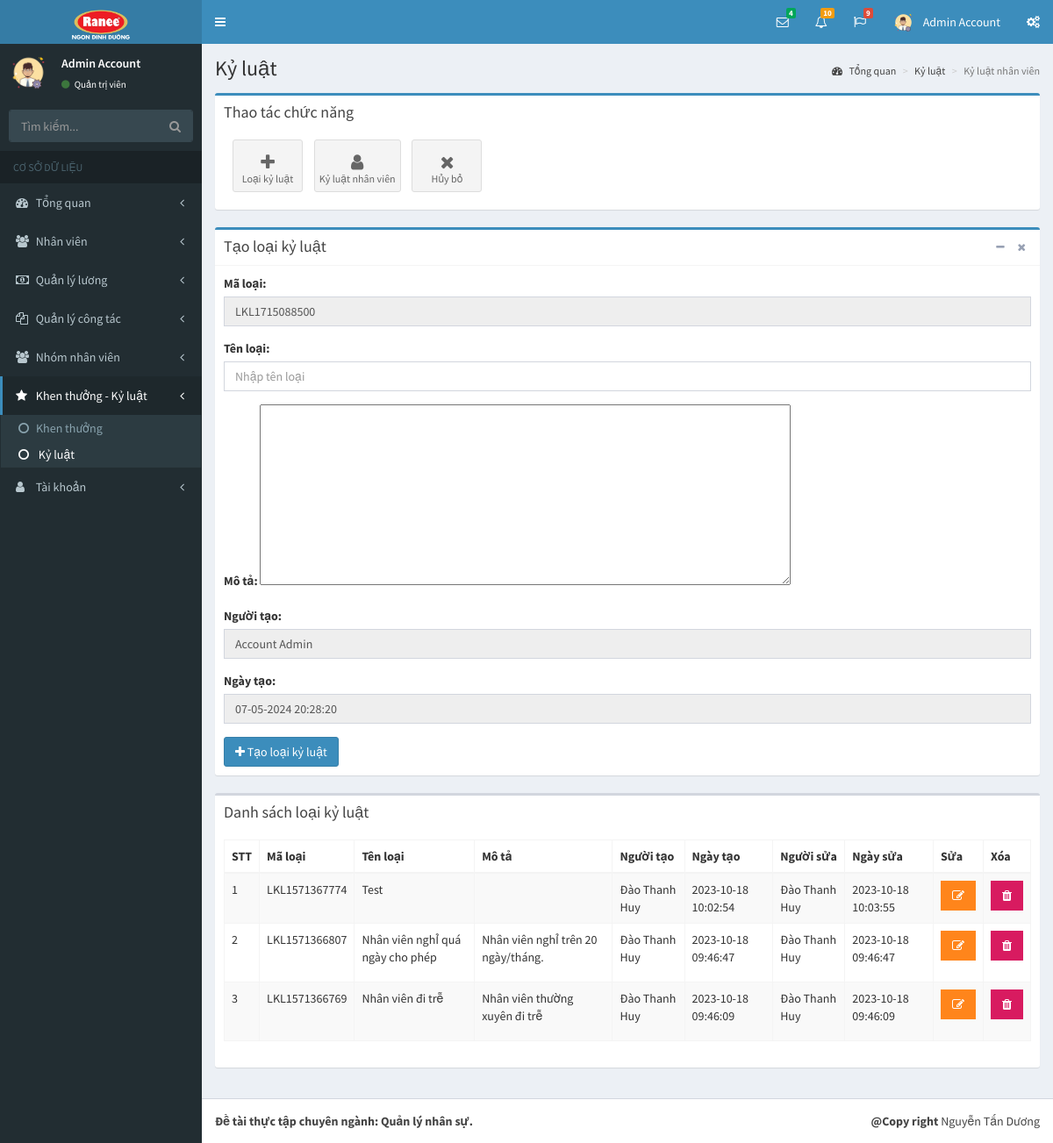
/pages/ky-luat.php?p=bonus-discipline&a=discipline&tao-loai (signed in), run on the app's committed database.
### tables this page shows
CREATE TABLE `tai_khoan` (
  `id` int(11) NOT NULL,
  `ho` varchar(50) NOT NULL,
  `ten` varchar(50) NOT NULL,
  `hinh_anh` varchar(50) NOT NULL,
  `email` varchar(50) NOT NULL,
  `mat_khau` varchar(50) NOT NULL,
  `so_dt` varchar(50) NOT NULL,
  `quyen` tinyint(1) NOT NULL,
  `trang_thai` tinyint(1) NOT NULL,
  `truy_cap` int(11) NOT NULL,
  `ngay_tao` datetime NOT NULL,
  `ngay_sua` datetime NOT NULL
);

CREATE TABLE `loai_khen_thuong_ky_luat` (
  `id` int(11) NOT NULL,
  `ma_loai` varchar(50) NOT NULL,
  `ten_loai` varchar(255) NOT NULL,
  `ghi_chu` varchar(255) NOT NULL,
  `flag` tinyint(1) NOT NULL,
  `nguoi_tao` varchar(50) NOT NULL,
  `ngay_tao` datetime NOT NULL,
  `nguoi_sua` varchar(50) NOT NULL,
  `ngay_sua` datetime NOT NULL
);

### pages/ky-luat.php (the view, shortened to what this page needs)
<?php
if(isset($_SESSION['username']) && isset($_SESSION['level']))
{
  include('../layouts/header.php');
  include('../layouts/topbar.php');
  include('../layouts/sidebar.php');
  $showData = "SELECT id, ma_loai, ten_loai, ghi_chu, nguoi_tao, ngay_tao, nguoi_sua, ngay_sua FROM loai_khen_thuong_ky_luat WHERE flag = 0 ORDER BY ngay_tao DESC";
  $result = mysqli_query($conn, $showData);
  $arrShow = array();
  while ($row = mysqli_fetch_array($result)) {
    $arrShow[] = $row;
  }
  $maLoai = "LKL" . time();
?>
  <div class="content-wrapper">
    <section class="content-header">
      <h1>
        Kỷ luật
      </h1>
      <ol class="breadcrumb">
        <li><a href="index.php?p=index&a=statistic"><i class="fa fa-dashboard"></i> Tổng quan</a></li>
        <li><a href="ky-luat.php?p=bonus-discipline&a=discipline">Kỷ luật</a></li>
        <li class="active">Kỷ luật nhân viên</li>
      </ol>
    </section>
    <section class="content">
      <div class="row">
        <div class="col-xs-12">
          <div class="box box-primary">
            <div class="box-header">
              <h3 class="box-title">Thao tác chức năng</h3>
            </div>
            <div class="box-body">
              <a  href="ky-luat.php?p=bonus-discipline&a=discipline&tao-loai" class="btn btn-app">
                <i class="fa fa-plus"></i> Loại kỷ luật
              </a>
              <a href="ky-luat.php?p=bonus-discipline&a=discipline&ky-luat" class="btn btn-app">
                <i class="fa fa-user"></i> Kỷ luật nhân viên
              </a>
              <?php
                if(isset($_GET['tao-loai']) || isset($_GET['ky-luat']))
                  echo "<a href='ky-luat.php?p=bonus-discipline&a=discipline' class='btn btn-app'>
                          <i class='fa fa-close'></i> Hủy bỏ
                        </a>";
              ?>
            </div>
          </div>
          <?php
          if(isset($_GET['tao-loai']))
          {
          ?>
          <div class="box box-primary">
            <div class="box-header with-border">
              <h3 class="box-title">Tạo loại kỷ luật</h3>
              <div class="box-tools pull-right">
                <button type="button" class="btn btn-box-tool" data-widget="collapse"><i class="fa fa-minus"></i></button>
                <button type="button" class="btn btn-box-tool" data-widget="remove"><i class="fa fa-remove"></i></button>
              </div>
            </div>
            <div class="box-body">
              <form action="" method="POST">
                <div class="row">
                  <div class="col-md-12">
                    <div class="form-group">
                      <label for="exampleInputEmail1">Mã loại: </label>
                      <input type="text" class="form-control" name="speacialCode" value="<?php echo $maLoai; ?>" readonly>
                    </div>
                    <div class="form-group">
                      <label for="exampleInputEmail1">Tên loại: </label>
                      <input type="text" class="form-control" id="exampleInputEmail1" placeholder="Nhập tên loại" name="tenLoai">
                    </div>
                    <div class="form-group">
                      <label for="exampleInputEmail1">Mô tả: </label>
                      <textarea id="editor1" rows="10" cols="80" name="moTa">
                      </textarea>
                    </div>
                    <div class="form-group">
                      <label for="exampleInputEmail1">Người tạo: </label>
                      <input type="text" class="form-control" id="exampleInputEmail1" value="<?php echo $row_acc['ho']; ?> <?php echo $row_acc['ten']; ?>" name="nguoiTao" readonly>
                    </div>
                    <div class="form-group">
                      <label for="exampleInputEmail1">Ngày tạo: </label>
                      <input type="text" class="form-control" id="exampleInputEmail1" value="<?php echo date('d-m-Y H:i:s'); ?>" name="ngayTao" readonly>
                    </div>
                    <?php
                      if($_SESSION['level'] == 1)
                        echo "<button type='submit' class='btn btn-primary' name='taoLoai'><i class='fa fa-plus'></i> Tạo loại kỷ luật</button>";
                    ?>
                  </div>
                </div>
              </form>
            </div>
          </div>
          <?php
          }
          ?>
          <?php
          if(isset($_GET['tao-loai']))
          {
          ?>
          <div class="box">
            <div class="box-header">
              <h3 class="box-title">Danh sách loại kỷ luật</h3>
            </div>
            <div class="box-body">
              <div class="table-responsive">
                <table id="example1" class="table table-bordered table-striped">
                  <thead>
                  <tr>
                    <th>STT</th>
                    <th>Mã loại</th>
                    <th>Tên loại</th>
                    <th>Mô tả</th>
                    <th>Người tạo</th>
                    <th>Ngày tạo</th>
                    <th>Người sửa</th>
                    <th>Ngày sửa</th>
                    <th>Sửa</th>
                    <th>Xóa</th>
                  </tr>
                  </thead>
                  <tbody>
                  <?php
                    $count = 1;
                    foreach ($arrShow as $arrS)
                    {
                  ?>
                      <tr>
                        <td><?php echo $count; ?></td>
                        <td><?php echo $arrS['ma_loai']; ?></td>
                        <td><?php echo $arrS['ten_loai']; ?></td>
                        <td><?php echo $arrS['ghi_chu']; ?></td>
                        <td><?php echo $arrS['nguoi_tao']; ?></td>
                        <td><?php echo $arrS['ngay_tao']; ?></td>
                        <td><?php echo $arrS['nguoi_sua']; ?></td>
                        <td><?php echo $arrS['ngay_sua']; ?></td>
                        <th>
                          <?php
                            if($row_acc['quyen'] == 1)
                            {
                              echo "<form method='POST'>";
                              echo "<button type='submit' class='btn bg-orange btn-flat'  name='suaLoai'><i class='fa fa-edit'></i></button>";
                              echo "</form>";
                            }
                            else
                            {
                              echo "<button type='button' class='btn bg-orange btn-flat' disabled><i class='fa fa-edit'></i></button>";
                            }
                          ?>
                        </th>
                        <th>
                          <?php
                            if($row_acc['quyen'] == 1)
                            {
                              echo "<button type='button' class='btn bg-maroon btn-flat' data-toggle='modal' data-target='#exampleModal' data-whatever='".$arrS['ma_loai']."'><i class='fa fa-trash'></i></button>";
                            }
                            else
                            {
                              echo "<button type='button' class='btn bg-maroon btn-flat' disabled><i class='fa fa-trash'></i></button>";
                            }
                          ?>
                        </th>
                      </tr>
                  <?php
                      $count++;
                    }
                  ?>
                  </tbody>
                </table>
              </div>
            </div>
          </div>
          <?php
          }
          ?>
        </div>
      </div>
    </section>
  </div>
<?php
  include('../layouts/footer.php');
}
else
{
  header('Location: dang-nhap.php');
}
?>

### layouts/topbar.php (shortened to what this page needs)
<body class="hold-transition skin-blue sidebar-mini">
<div class="wrapper">
  <header class="main-header">
    <a href="index.php?p=index&a=statistic" class="logo">
      <span class="logo-lg"><img src="../dist/images/logo.png" alt=""></span>
    </a>
    <nav class="navbar navbar-static-top">
      <a href="#" class="sidebar-toggle" data-toggle="push-menu" role="button">
      </a>
      <div class="navbar-custom-menu">
        <ul class="nav navbar-nav">
          <li class="dropdown messages-menu">
            <a href="#" class="dropdown-toggle" data-toggle="dropdown">
              <i class="fa fa-envelope-o"></i>
              <span class="label label-success">4</span>
            </a>
          </li>
          <li class="dropdown notifications-menu">
            <a href="#" class="dropdown-toggle" data-toggle="dropdown">
              <i class="fa fa-bell-o"></i>
              <span class="label label-warning">10</span>
            </a>
          </li>
          <li class="dropdown tasks-menu">
            <a href="#" class="dropdown-toggle" data-toggle="dropdown">
              <i class="fa fa-flag-o"></i>
              <span class="label label-danger">9</span>
            </a>
          </li>
          <li class="dropdown user user-menu">
            <a href="#" class="dropdown-toggle" data-toggle="dropdown">
              <img src="../uploads/images/<?php echo $row_acc['hinh_anh']; ?>" class="user-image" alt="User Image">
              <span class="hidden-xs"><?php echo $row_acc['ten']; ?> <?php echo $row_acc['ho']; ?></span>
            </a>
          </li>
          <li>
            <a href="#" data-toggle="control-sidebar"><i class="fa fa-gears"></i></a>
          </li>
        </ul>
      </div>
    </nav>
  </header>

### layouts/sidebar.php (shortened to what this page needs)
<?php
    if(isset($_GET['p']) && isset($_GET['a']))
    {
        $p = $_GET['p'];
        $a = $_GET['a'];
    }
?>
  <aside class="main-sidebar">
    <section class="sidebar">
      <div class="user-panel">
        <div class="pull-left image">
          <img src="../uploads/images/<?php echo $row_acc['hinh_anh']; ?>" class="img-circle" alt="User Image">
        </div>
        <div class="pull-left info">
          <p>
            <?php echo $row_acc['ten']; ?> <?php echo $row_acc['ho']; ?>
          </p>
          <a href="#"><i class="fa fa-circle text-success"></i>
            <?php
              if($row_acc['quyen'] == 1)
              {
                echo "Quản trị viên";
              }
              else
              {
                echo "Nhân viên";
              }
            ?>
          </a>
        </div>
      </div>
      <form action="#" method="get" class="sidebar-form">
        <div class="input-group">
          <input type="text" name="q" class="form-control" placeholder="Tìm kiếm...">
          <span class="input-group-btn">
                <button type="submit" name="search" id="search-btn" class="btn btn-flat"><i class="fa fa-search"></i>
                </button>
              </span>
        </div>
      </form>
      <ul class="sidebar-menu" data-widget="tree">
        <li class="header">CƠ SỞ DỮ LIỆU</li>
        <li class="<?php if($p == 'index') echo 'active'; ?> treeview">
          <a href="#">
            <i class="fa fa-dashboard"></i> <span>Tổng quan</span>
            <span class="pull-right-container">
              <i class="fa fa-angle-left pull-right"></i>
            </span>
          </a>
        </li>
        <li class="<?php if($p == 'staff') echo 'active'; ?> treeview">
          <a href="#">
            <i class="fa fa-users"></i>
            <span>Nhân viên</span>
            <span class="pull-right-container">
              <i class="fa fa-angle-left pull-right"></i>
            </span>
          </a>
        </li>
        <li class="<?php if($p == 'salary') echo 'active'; ?> treeview">
          <a href="#">
            <i class="fa fa-money"></i>
            <span>Quản lý lương</span>
            <span class="pull-right-container">
              <i class="fa fa-angle-left pull-right"></i>
            </span>
          </a>
        </li>
        <li class="<?php if($p == 'collaborate') echo 'active'; ?> treeview">
          <a href="#">
            <i class="fa fa-files-o"></i>
            <span>Quản lý công tác</span>
            <span class="pull-right-container">
              <i class="fa fa-angle-left pull-right"></i>
            </span>
          </a>
        </li>
        <li class="<?php if($p == 'group') echo 'active'; ?> treeview">
          <a href="#">
            <i class="fa fa-users"></i> <span>Nhóm nhân viên</span>
            <span class="pull-right-container">
              <i class="fa fa-angle-left pull-right"></i>
            </span>
          </a>
        </li>
        <li class="<?php if($p == 'bonus-discipline') echo 'active'; ?> treeview">
          <a href="#">
            <i class="fa fa-star"></i> <span>Khen thưởng - Kỷ luật</span>
            <span class="pull-right-container">
              <i class="fa fa-angle-left pull-right"></i>
            </span>
          </a>
          <ul class="treeview-menu">
            <li class="<?php if(($p == 'bonus-discipline') && ($a =='bonus')) echo 'active'; ?>"><a href="khen-thuong.php?p=bonus-discipline&a=bonus"><i class="fa fa-circle-o"></i>Khen thưởng</a></li>
            <li class="<?php if(($p == 'bonus-discipline') && ($a =='discipline')) echo 'active'; ?>"><a href="ky-luat.php?p=bonus-discipline&a=discipline"><i class="fa fa-circle-o"></i> Kỷ luật</a></li>
          </ul>
        </li>
        <li class="<?php if($p == 'account') echo 'active'; ?> treeview">
          <a href="#">
            <i class="fa fa-user"></i> <span>Tài khoản</span>
            <span class="pull-right-container">
              <i class="fa fa-angle-left pull-right"></i>
            </span>
          </a>
        </li>
      </ul>
    </section>
  </aside>

### data on the page
tai_khoan: hinh_anh (picture), ten "Admin", ho "Account", nguoiTao "Account Admin"
loai_khen_thuong_ky_luat: ma_loai "LKL1571367774", ten_loai "Test", nguoi_tao "Đào Thanh Huy", ngay_tao "2023-10-18 10:02:54", nguoi_sua "Đào Thanh Huy", ngay_sua "2023-10-18 10:03:55"
loai_khen_thuong_ky_luat: ma_loai "LKL1571366807", ten_loai "Nhân viên nghỉ quá ngày cho phép", ghi_chu "Nhân viên nghỉ trên 20 ngày/tháng.", nguoi_tao "Đào Thanh Huy", ngay_tao "2023-10-18 09:46:47", nguoi_sua "Đào Thanh Huy", ngay_sua "2023-10-18 09:46:47"
loai_khen_thuong_ky_luat: ma_loai "LKL1571366769", ten_loai "Nhân viên đi trễ", ghi_chu "Nhân viên thường xuyên đi trễ", nguoi_tao "Đào Thanh Huy", ngay_tao "2023-10-18 09:46:09", nguoi_sua "Đào Thanh Huy", ngay_sua "2023-10-18 09:46:09"
